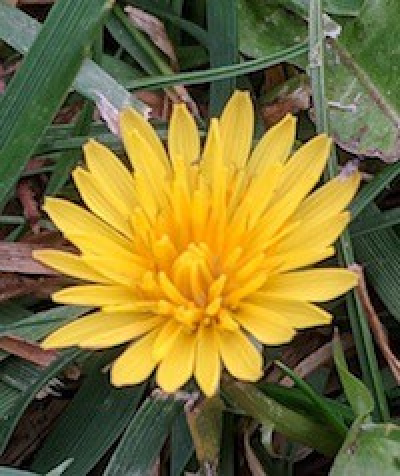
#> input picture Lab9_Contours/flower.png, 400 x 476 px
$ jupyter execute lab9.ipynb
#> lines starting #> are read from the running program, lines starting #| are printed output that depends on the picture; after the words box and inside, x2 and y2 are one past the last pixel; in counts of white or black regions, pixels touching at a corner belong together
[cell 1]
import cv2
import numpy as np
import matplotlib.pyplot as plt

[cell 2]
# Load and preprocess the image
image = cv2.imread('flower.png')
#> image is the input picture: shape (476, 400, 3); mean B, G, R 55, 113.3, 123.9
# Convert BGR to RGB for matplotlib
image_rgb = cv2.cvtColor(image, cv2.COLOR_BGR2RGB)
gray = cv2.cvtColor(image, cv2.COLOR_BGR2GRAY)
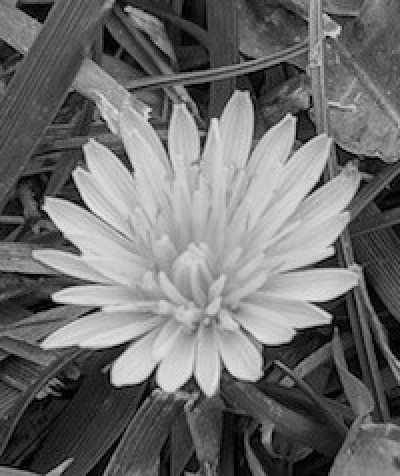
#> gray: shape (476, 400); min 0, max 235, mean 109.8
_, binary = cv2.threshold(gray, 127, 255, cv2.THRESH_BINARY)
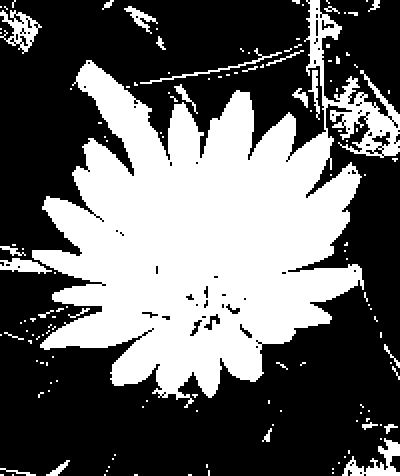
#> binary: shape (476, 400); 39.3% white; 141 white regions (108 under 20 px)

# Find contours
contours, hierarchy = cv2.findContours(binary, cv2.RETR_EXTERNAL, cv2.CHAIN_APPROX_SIMPLE)
#> contours = 141 contours, 118 with area under 20; largest, box (x1, y1, x2, y2) and area: (32, 0, 400, 408) 68687, (0, 10, 42, 54) 808, (342, 438, 400, 476) 719, (0, 258, 52, 274) 406, (124, 6, 158, 34) 230

# Create a copy for drawing contours
image_with_contours = image_rgb.copy()
# Draw contours on the image
cv2.drawContours(image_with_contours, contours, -1, (0, 255, 0), 2)
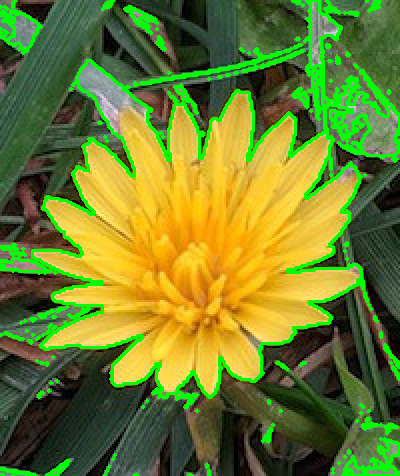
#> image_with_contours: shape (476, 400, 3); mean R, G, B 109.1, 125.5, 44.7

# Create figure
plt.figure(figsize=(15, 5))

# Original image
plt.subplot(1, 3, 1)
plt.imshow(image_rgb)
plt.title('Original Image')
plt.axis('off')

# Binary image
plt.subplot(1, 3, 2)
plt.imshow(binary, cmap='gray')
plt.title('Binary Image')
plt.axis('off')

# Image with contours
plt.subplot(1, 3, 3)
plt.imshow(image_with_contours)
plt.title('Contours Detection')
plt.axis('off')

plt.tight_layout()
plt.show()
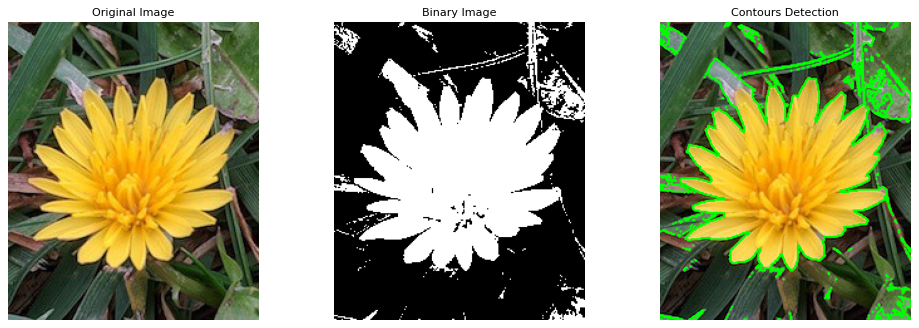
#> figure drawn by matplotlib, 3 panels

[cell 3]
# Load and preprocess the image
image = cv2.imread('chair.png')
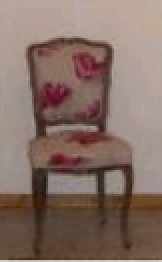
#> input picture Lab9_Contours/chair.png, 81 x 131 px (shown 2 times larger)
#> image is the input picture: shape (131, 81, 3); mean B, G, R 101.4, 111.1, 133.4
# Convert BGR to RGB for matplotlib
image_rgb = cv2.cvtColor(image, cv2.COLOR_BGR2RGB)
#> image_rgb: shape (131, 81, 3)
gray = cv2.cvtColor(image, cv2.COLOR_BGR2GRAY)
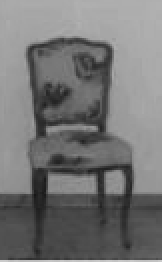
#> gray: shape (131, 81) (shown 2 times larger); min 22, max 203, mean 116.7
_, binary = cv2.threshold(gray, 127, 255, cv2.THRESH_BINARY)
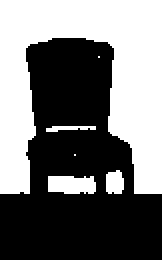
#> binary: shape (131, 81) (shown 2 times larger); 46% white; 7 white regions (2 under 20 px)

# Find contours
contours, hierarchy = cv2.findContours(binary, cv2.RETR_EXTERNAL, cv2.CHAIN_APPROX_SIMPLE)
#> contours = 7 contours, 3 with area under 20; largest, box (x1, y1, x2, y2) and area: (0, 0, 81, 97) 4210, (24, 88, 48, 97) 164, (53, 85, 62, 97) 76, (23, 63, 48, 66) 25

# Create a copy for drawing contours
image_with_contours = image_rgb.copy()
# Draw contours on the image
cv2.drawContours(image_with_contours, contours, -1, (0, 255, 0), 2)
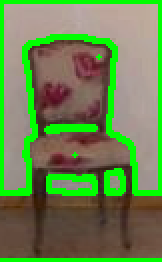
#> image_with_contours: shape (131, 81, 3) (shown 2 times larger); mean R, G, B 106.9, 132.2, 79.5

# Create figure
plt.figure(figsize=(15, 5))

# Original image
plt.subplot(1, 3, 1)
plt.imshow(image_rgb)
plt.title('Original Image')
plt.axis('off')

# Binary image
plt.subplot(1, 3, 2)
plt.imshow(binary, cmap='gray')
plt.title('Binary Image')
plt.axis('off')

# Image with contours
plt.subplot(1, 3, 3)
plt.imshow(image_with_contours)
plt.title('Contours Detection')
plt.axis('off')

plt.tight_layout()
plt.show()

[cell 4]
# -------------------- Additional Implementation --------------------
# -------------------- Contour Retrieval Methods --------------------

# Load and preprocess the image
image = cv2.imread('flower.png')
image_rgb = cv2.cvtColor(image, cv2.COLOR_BGR2RGB)
gray = cv2.cvtColor(image, cv2.COLOR_BGR2GRAY)
_, binary = cv2.threshold(gray, 127, 255, cv2.THRESH_BINARY)

# Create figure
plt.figure(figsize=(15, 10))

# Original image
plt.subplot(2, 2, 1)
plt.imshow(image_rgb)
plt.title('Original Image')
plt.axis('off')

# RETR_EXTERNAL
contours_external, _ = cv2.findContours(binary.copy(), cv2.RETR_EXTERNAL, cv2.CHAIN_APPROX_SIMPLE)
#> contours_external = 141 contours, 118 with area under 20; largest, box (x1, y1, x2, y2) and area: (32, 0, 400, 408) 68687, (0, 10, 42, 54) 808, (342, 438, 400, 476) 719, (0, 258, 52, 274) 406, (124, 6, 158, 34) 230
image_external = image_rgb.copy()
cv2.drawContours(image_external, contours_external, -1, (0, 255, 0), 2)
plt.subplot(2, 2, 2)
plt.imshow(image_external)
plt.title(f'RETR_EXTERNAL\n(Found {len(contours_external)} contours)')
plt.axis('off')

# RETR_LIST
contours_list, _ = cv2.findContours(binary.copy(), cv2.RETR_LIST, cv2.CHAIN_APPROX_SIMPLE)
#> contours_list = 244 contours, 201 with area under 20; largest, box (x1, y1, x2, y2) and area: (32, 0, 400, 408) 68687, (0, 10, 42, 54) 808, (342, 438, 400, 476) 719, (0, 258, 52, 274) 406, (124, 6, 158, 34) 230
image_list = image_rgb.copy()
cv2.drawContours(image_list, contours_list, -1, (0, 255, 0), 2)
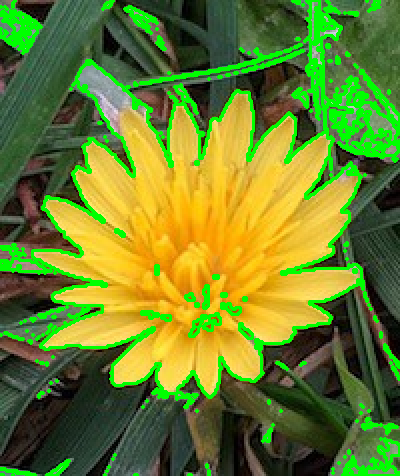
#> image_list: shape (476, 400, 3); mean R, G, B 105.7, 127.9, 43.2
plt.subplot(2, 2, 3)
plt.imshow(image_list)
plt.title(f'RETR_LIST\n(Found {len(contours_list)} contours)')
plt.axis('off')

# RETR_TREE
contours_tree, hierarchy = cv2.findContours(binary.copy(), cv2.RETR_TREE, cv2.CHAIN_APPROX_SIMPLE)
#> contours_tree has the same summary as contours_list
image_tree = image_rgb.copy()
# Draw contours with different colors based on hierarchy
for i, contour in enumerate(contours_tree):
    # Use different colors for different hierarchy levels
    if hierarchy[0][i][3] == -1:  # External contour
        color = (0, 255, 0)  # Green
    else:  # Internal contour
        color = (255, 0, 0)  # Red
    cv2.drawContours(image_tree, [contour], -1, color, 2)
#> this loop made 244 passes
#> (contour, color) on passes 1, 2, 3, 4, 5, 6, 7, 8, 9, 11, 12: ([[188, 474], [188, 475], [191, 475], [191, 474]], (0, 255, 0)), ([[134, 474], [134, 475], [137, 475], [137, 474]], (0, 255, 0)), ([[104, 474], [104, 475], [105, 475], [105, 474]], (0, 255, 0)), ([[12, 474], [12, 475], [13, 475], [13, 474]], (0, 255, 0)), ([[0, 474], [0, 475], [3, 475], [3, 474]], (0, 255, 0)), ([[332, 472], [332, 473], [333, 473], [333, 472]], (0, 255, 0)), ([[208, 470], [208, 475], [209, 475], [209, 470]], (0, 255, 0)), ([[106, 470], [106, 471], [107, 471], [107, 470]], (0, 255, 0)), ([[332, 468], [332, 469], [333, 469], [333, 468]], (0, 255, 0)), ([[108, 466], [108, 467], [109, 467], [109, 466]], (0, 255, 0)), ([[206, 464], [206, 467], [207, 467], [207, 464]], (0, 255, 0))
#> color on passes 10, 14, 19, 20, 21, 22: (0, 255, 0), (0, 255, 0), (0, 255, 0), (255, 0, 0), (255, 0, 0), (255, 0, 0)
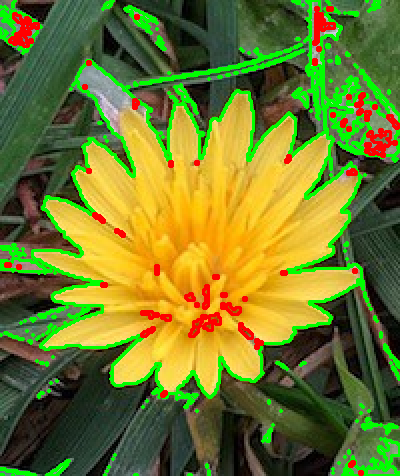
#> image_tree: shape (476, 400, 3); mean R, G, B 112.1, 121.5, 43.2

plt.subplot(2, 2, 4)
plt.imshow(image_tree)
plt.title(f'RETR_TREE\n(Found {len(contours_tree)} contours)')
plt.axis('off')

plt.tight_layout()
plt.show()

# Print hierarchy information for RETR_TREE
print("\nHierarchy information for RETR_TREE:")
print("Format: [Next, Previous, First_Child, Parent]")
for i, h in enumerate(hierarchy[0]):
    print(f"Contour {i}: {h}")
#> this loop made 244 passes
#> h on passes 1 to 3: [1, -1, -1, -1], [2, 0, -1, -1], [3, 1, -1, -1]
#| Contour 0: [ 1 -1 -1 -1]
#| Contour 1: [ 2  0 -1 -1]
#| Contour 2: [ 3  1 -1 -1]
#| Contour 3: [ 4  2 -1 -1]
#| Contour 4: [ 5  3 -1 -1]
#| Contour 5: [ 6  4 -1 -1]
#| Contour 6: [ 7  5 -1 -1]
#| Contour 7: [ 8  6 -1 -1]
#> (further printed lines are left out)

[cell 5]
# -------------------- Contour Approximation Methods --------------------
# Load and preprocess the image
image = cv2.imread('flower.png')
image_rgb = cv2.cvtColor(image, cv2.COLOR_BGR2RGB)
gray = cv2.cvtColor(image, cv2.COLOR_BGR2GRAY)
_, binary = cv2.threshold(gray, 127, 255, cv2.THRESH_BINARY)

# Create figure
plt.figure(figsize=(15, 10))

# Original image
plt.subplot(2, 2, 1)
plt.imshow(image_rgb)
plt.title('Original Image')
plt.axis('off')

# Binary image
plt.subplot(2, 2, 2)
plt.imshow(binary, cmap='gray')
plt.title('Binary Image')
plt.axis('off')

# CHAIN_APPROX_NONE
contours_none, _ = cv2.findContours(binary.copy(), cv2.RETR_EXTERNAL, cv2.CHAIN_APPROX_NONE)
#> contours_none has the same summary as contours_external
image_none = image_rgb.copy()
cv2.drawContours(image_none, contours_none, -1, (0, 255, 0), 2)

# Count total points in NONE mode
total_points_none = sum(len(cnt) for cnt in contours_none)
#> total_points_none = 7065

plt.subplot(2, 2, 3)
plt.imshow(image_none)
plt.title(f'CHAIN_APPROX_NONE\nTotal Points: {total_points_none}')
plt.axis('off')

# CHAIN_APPROX_SIMPLE
contours_simple, _ = cv2.findContours(binary.copy(), cv2.RETR_EXTERNAL, cv2.CHAIN_APPROX_SIMPLE)
#> contours_simple has the same summary as contours_external
image_simple = image_rgb.copy()
cv2.drawContours(image_simple, contours_simple, -1, (0, 255, 0), 2)

# Count total points in SIMPLE mode
total_points_simple = sum(len(cnt) for cnt in contours_simple)
#> total_points_simple = 3897

plt.subplot(2, 2, 4)
plt.imshow(image_simple)
plt.title(f'CHAIN_APPROX_SIMPLE\nTotal Points: {total_points_simple}')
plt.axis('off')

plt.tight_layout()
plt.show()

# Print detailed information
print("\nDetailed Contour Information:")
print(f"CHAIN_APPROX_NONE:")
print(f"- Total contours: {len(contours_none)}")
print(f"- Total points: {total_points_none}")
for i, cnt in enumerate(contours_none):
    print(f"- Contour {i}: {len(cnt)} points")
#> this loop made 141 passes
#> cnt on passes 3, 4, 6, 8, 9, 11, 13, 15, 16, 17, 20, 23: [[104, 474], [104, 475], [105, 475], [105, 474]], [[12, 474], [12, 475], [13, 475], [13, 474]], [[332, 472], [332, 473], [333, 473], [333, 472]], [[106, 470], [106, 471], [107, 471], [107, 470]], [[332, 468], [332, 469], [333, 469], [333, 468]], [[108, 466], [108, 467], [109, 467], [109, 466]], [[338, 462], [338, 463], [339, 463], [339, 462]], [[112, 458], [112, 459], [113, 459], [113, 458]], [[344, 456], [344, 457], [345, 457], [345, 456]], [[114, 454], [114, 455], [115, 455], [115, 454]], [[380, 438], [380, 439], [381, 439], [381, 438]], [[380, 424], [380, 425], [381, 425], [381, 424]]

print(f"\nCHAIN_APPROX_SIMPLE:")
print(f"- Total contours: {len(contours_simple)}")
print(f"- Total points: {total_points_simple}")
for i, cnt in enumerate(contours_simple):
    print(f"- Contour {i}: {len(cnt)} points")
#> this loop made 141 passes
#> cnt on passes 1, 2, 3, 4, 5, 6, 7, 8, 9, 11, 12, 13: [[188, 474], [188, 475], [191, 475], [191, 474]], [[134, 474], [134, 475], [137, 475], [137, 474]], [[104, 474], [104, 475], [105, 475], [105, 474]], [[12, 474], [12, 475], [13, 475], [13, 474]], [[0, 474], [0, 475], [3, 475], [3, 474]], [[332, 472], [332, 473], [333, 473], [333, 472]], [[208, 470], [208, 475], [209, 475], [209, 470]], [[106, 470], [106, 471], [107, 471], [107, 470]], [[332, 468], [332, 469], [333, 469], [333, 468]], [[108, 466], [108, 467], [109, 467], [109, 466]], [[206, 464], [206, 467], [207, 467], [207, 464]], [[338, 462], [338, 463], [339, 463], [339, 462]]

print(f"\nMemory reduction: {(total_points_none - total_points_simple) / total_points_none * 100:.2f}%")
